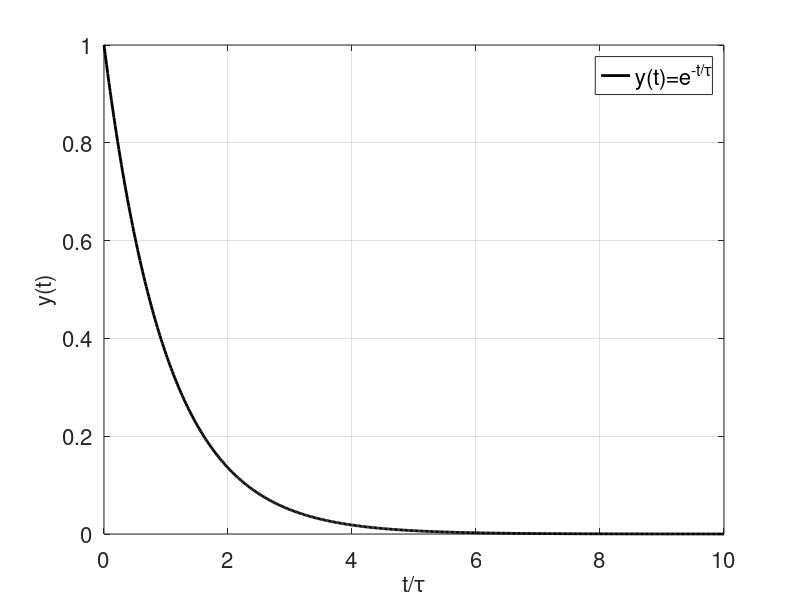
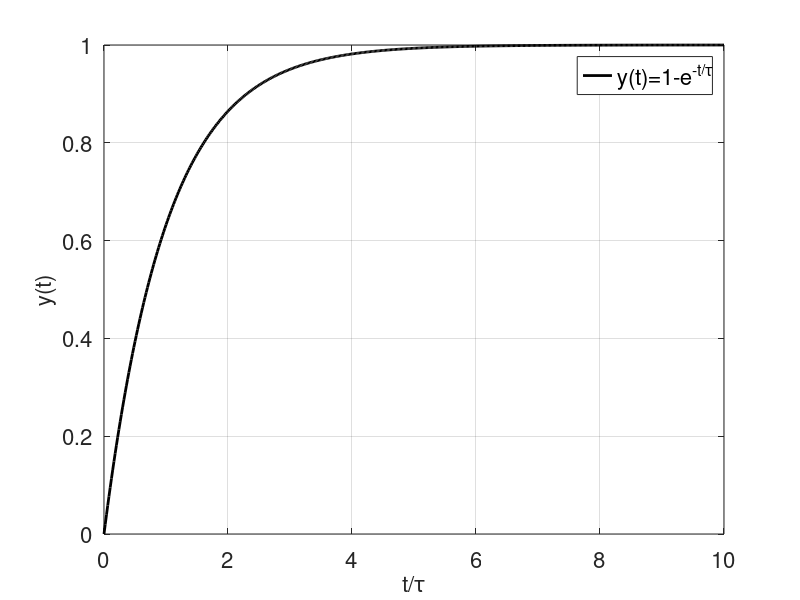

These figures' MATLAB source, in order:
% impulse response
close all
clear all

tau = 1;
a = 1/tau;
N=500;
t = linspace(0,10,N)';
y = exp(-a*t);

%y = [zeros(N,1);y];
%t = [-t;t];

figure(1)
plot(t/tau,y,'k-','LineWidth',2)
grid on
ylabel('y(t)')
xlabel('t/\tau')
legend('y(t)=e^{-t/\tau}')
fig=gcf;
set(findall(fig,'-property','FontSize'),'FontSize',16)


figure(2)
plot(t/tau,1-y,'k-','LineWidth',2)
grid on
ylabel('y(t)')
xlabel('t/\tau')
legend('y(t)=1-e^{-t/\tau}')
fig=gcf;
set(findall(fig,'-property','FontSize'),'FontSize',16)